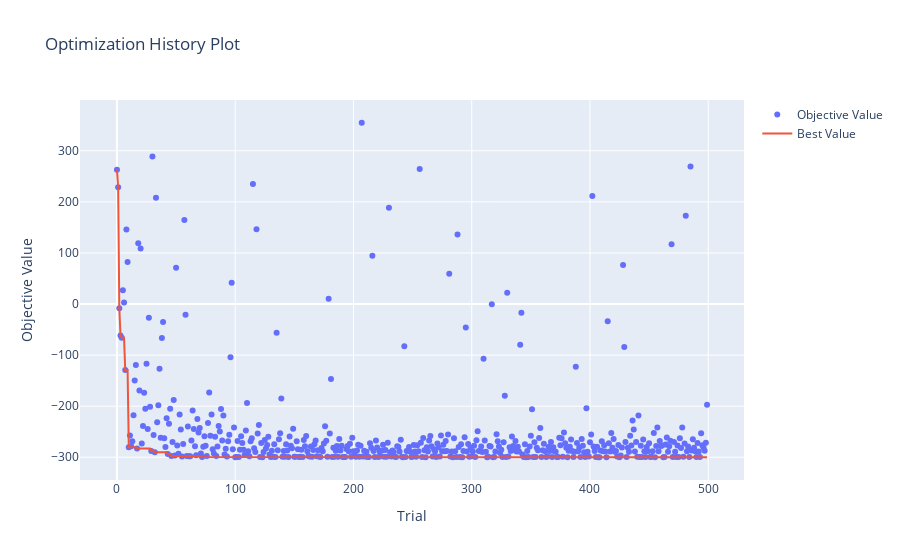

Write notebook code for a chart like this one.
### Code cell
vis.plot_optimization_history(study).show()

### Figure 1 — Plotly figure (JSON) as saved in the notebook; plotly's stock layout.template omitted (floating-point values rounded to 4 significant figures; data arrays with more than 128 entries replaced by an {"elided": "..."} marker saying what was removed)
{"data": [{"mode": "markers", "name": "Objective Value", "type": "scatter", "x": {"elided": "500 int values"}, "y": {"elided": "500 float values"}}, {"mode": "lines", "name": "Best Value", "type": "scatter", "x": {"elided": "500 int values"}, "y": {"elided": "500 float values"}}, {"marker": {"color": "#cccccc"}, "mode": "markers", "name": "Infeasible Trial", "showlegend": false, "type": "scatter", "x": [], "y": []}], "layout": {"title": {"text": "Optimization History Plot"}, "xaxis": {"title": {"text": "Trial"}}, "yaxis": {"title": {"text": "Objective Value"}}}}
